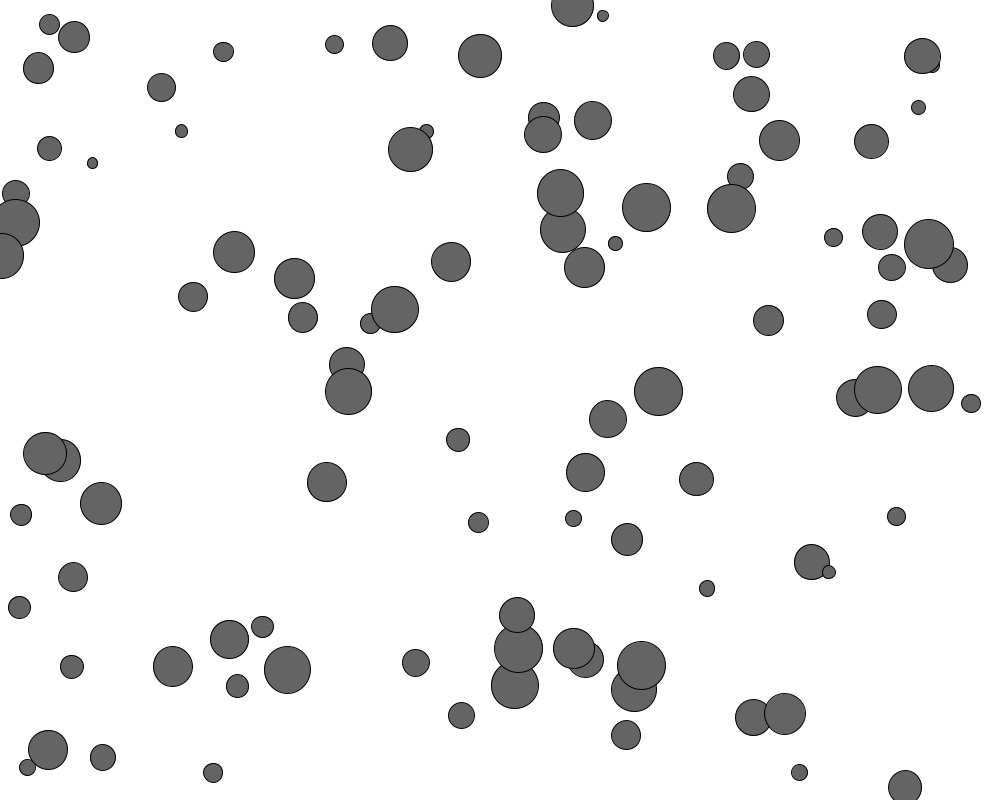
Frame 1 (no input)
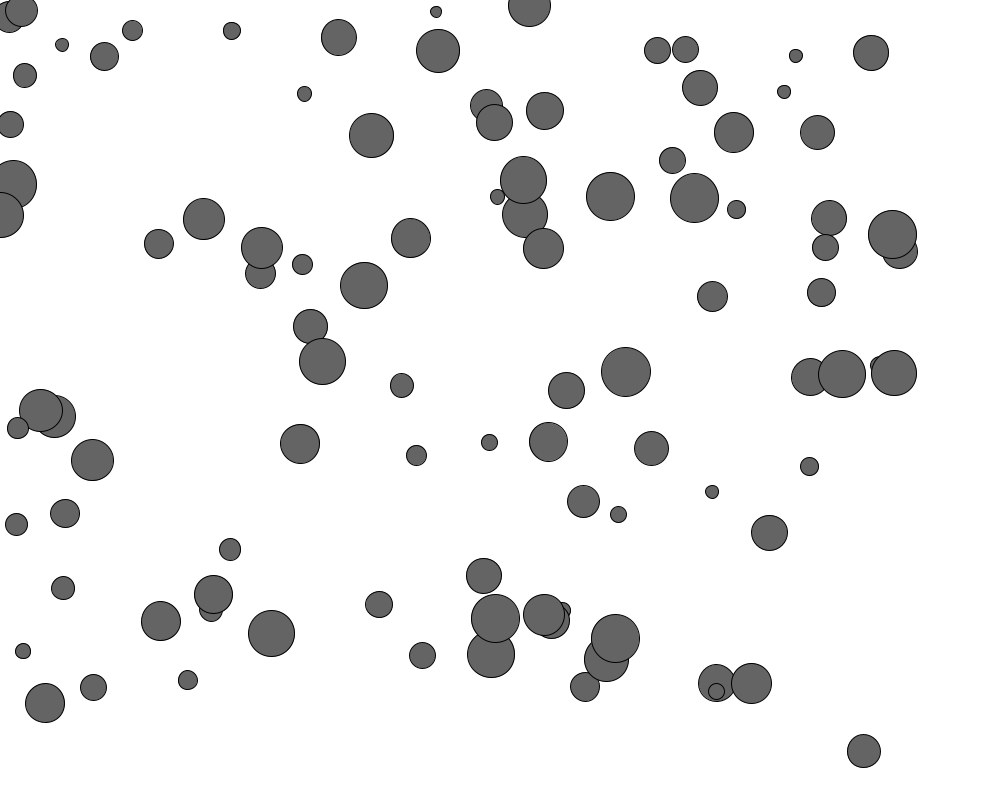
Frame 60 (the mouse pressed at the canvas centre just before this capture)
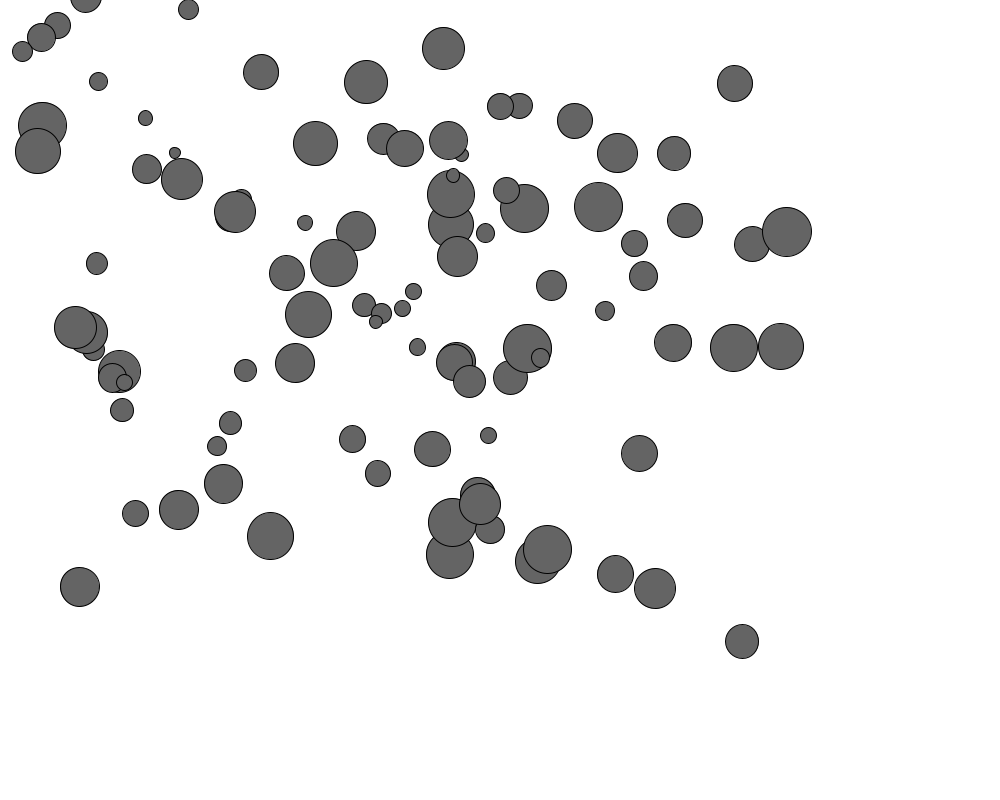
Frame 120 (the mouse held since frame 60 and released just before this capture)

The Processing sketch that drew these frames (run headless with seeded random() and noise(); from frame 60 on, the mouse is pressed at the canvas centre):

// Processing sketch: practice
// ── practice.pde

Mover[] mover = new Mover[100]; 

void setup() {
  size(1000, 800);
  for (int i = 0; i < mover.length; i++) {
    mover[i] = new Mover();
  }
}

void draw() {
  background(255);
  //PVector gravity = new PVector(0, 0.1);

  for (int i = 0; i < mover.length; i++) {
    //mover[i].applyForce(gravity);

    //PVector wind = new PVector(-0.1, 0);
    //mover.applyForce(wind);

    PVector mouse = new PVector(mouseX, mouseY);
    mouse.sub(mover[i].pos);
    mouse.normalize();
    mouse.mult(0.1);
    mover[i].applyForce(mouse);
    //line(mouseX, mouseY, mover.pos.x, mover.pos.y);

    mover[i].update();
    mover[i].display();
  }
}

// ── Mover.pde
class Mover {
  PVector pos;
  PVector vel;
  PVector acc;
  float mass;
  
  Mover() {
    pos = new PVector(random(width), random(height));
    vel = new PVector(0,0);
    acc = new PVector(0, 0);
    mass = random(1, 5);
  }
  
  void applyForce(PVector force) {
    PVector f = PVector.div(force, mass); 
    acc.add(f);
  }
  
  void update() {
    vel.add(acc);
    pos.add(vel);
    acc.mult(0);
    
    if (pos.x > width) {
      pos.x = width;
      vel.x *= -1;
    } else if (pos.x < 0) {
      vel.x *= -1;
      pos.x = 0;
    }

    if (pos.y > height) {
      vel.y *= -1;
      pos.y = height;
    }
  }
  
  void display() {
    fill(100);
    ellipse(pos.x, pos.y, 10 * mass, 10 * mass);
  }
}
